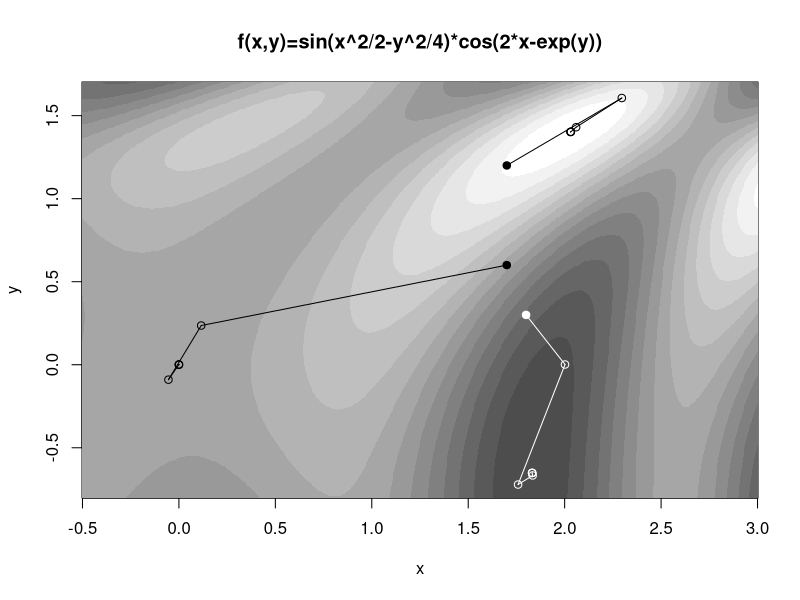

Source code (R):
newton <- function(f3, x0, tol = 1e-9, n.max = 100, col = 'black') {
    # Newton's method for optimisation, starting at x0
    # f3 is a function that given x returns the list
    # {f(x), grad f(x), Hessian f(x)}, for some f

    x <- x0
    f3.x <- f3(x)
    n <- 0
    points(x[1], x[2], pch=19, col=col)
    while ((max(abs(f3.x[[2]])) > tol) & (n < n.max)) {
        x.old <- x
        x <- x - solve(f3.x[[3]], f3.x[[2]])
        f3.x <- f3(x)
        n <- n + 1
        lines(c(x.old[1], x[1]), c(x.old[2], x[2]), col=col)
        points(x[1], x[2], col=col)
    }
    if (n == n.max) {
        cat('newton failed to converge\n')
    } else {
        return(x)
    }
}

gamma.2.3 <- function(x) {
    # gamma(2,3) density
    if (x < 0) return(c(0, 0, 0))
    if (x == 0) return(c(0, 0, NaN))
    y <- exp(-2*x)
    return(list(4*x^2*y, 8*x*(1-x)*y, 8*(1-2*x^2)*y))
}

f3 <- function(x) {
  a <- x[1]^2/2 - x[2]^2/4
  b <- 2*x[1] - exp(x[2])
  f <- sin(a)*cos(b)
  f1 <- cos(a)*cos(b)*x[1] - sin(a)*sin(b)*2
  f2 <- -cos(a)*cos(b)*x[2]/2 + sin(a)*sin(b)*exp(x[2])
  f11 <- -sin(a)*cos(b)*(4 + x[1]^2) + cos(a)*cos(b) -
      cos(a)*sin(b)*4*x[1]
  f12 <- sin(a)*cos(b)*(x[1]*x[2]/2 + 2*exp(x[2])) +
      cos(a)*sin(b)*(x[1]*exp(x[2]) + x[2])
  f22 <- -sin(a)*cos(b)*(x[2]^2/4 + exp(2*x[2])) - cos(a)*cos(b)/2 -
      cos(a)*sin(b)*x[2]*exp(x[2]) + sin(a)*sin(b)*exp(x[2])
  return(list(f, c(f1, f2), matrix(c(f11, f12, f12, f22), 2, 2)))
}

f <- function(x) sin(x[1]^2/2 - x[2]^2/4)*cos(2*x[1] - exp(x[2]))

hess.appx <- function(x, ftn) {
  eps <- 1e-6
  H11 <- (ftn(x+c(eps,0)) - 2*ftn(x) + ftn(x-c(eps,0)))/eps/eps
  H12 <- (ftn(x+c(eps,eps)) - ftn(x+c(0,eps)) - ftn(x+c(eps,0)) + ftn(x))/eps/eps
  H22 <- (ftn(x+c(0,eps)) - 2*ftn(x) + ftn(x-c(0,eps)))/eps/eps
  return(matrix(c(H11, H12, H12, H22), 2, 2))
}

x <- seq(-.5, 3, .005)
y <- seq(-.8, 1.7, .005)
#x <- seq(-.5, 3, .05)
#y <- seq(-.8, 1.7, .05)
z <- matrix(0, length(x), length(y))
for (i in 1:length(x)) {
  for (j in 1:length(y)) {
    z[i,j] <- f(c(x[i], y[j]))
  }
}
postscript('newton_fig.ps', width=6, height=6, colormodel='gray')
image(x, y, z, col=gray(seq(.3, 1, .05)),
    main='f(x,y)=sin(x^2/2-y^2/4)*cos(2*x-exp(y))')
newton(f3, c(1.8, 0.3), col='white')
newton(f3, c(1.7, 0.6))
newton(f3, c(1.7, 1.2))
dev.off()
